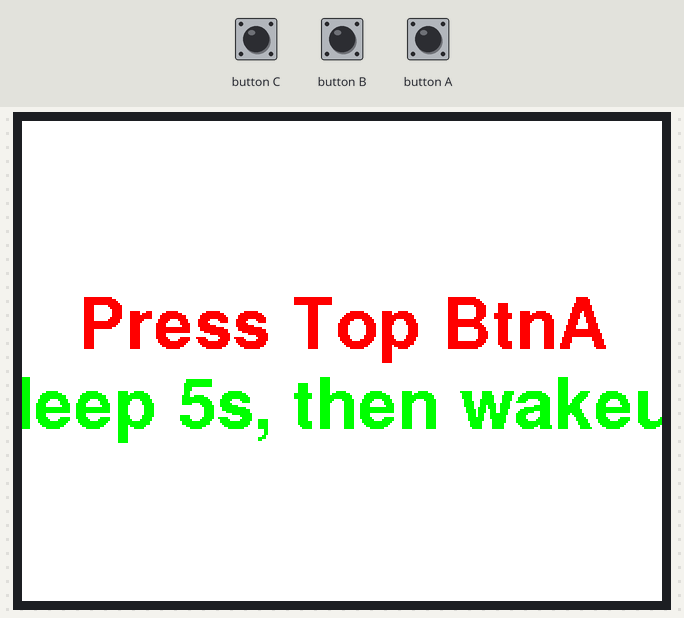
This sketch was run on a simulated ESP32. Shown: 320×240 colour display.

Above: at 0.4 s.

The sketch:

wakeup_1.ino
```cpp
#include <M5Unified.h>

M5Canvas canvas(&M5.Display);

static void drawEpdSleepScreen()
{
    const int w = M5.Display.width();
    const int h = M5.Display.height();

    canvas.fillSprite(WHITE);
    canvas.setTextDatum(middle_center);

    canvas.setFont(&fonts::FreeSansBold18pt7b);
    canvas.setTextColor(RED);
    canvas.drawString("Press Top BtnA", w / 2, h / 2 - 20);

    canvas.setTextColor(GREEN);
    canvas.drawString("Sleep 5s, then wakeup", w / 2, h / 2 + 20);

    canvas.pushSprite(0, 0);
}

void setup(void)
{
    auto cfg          = M5.config();
    cfg.clear_display = false;
    M5.begin(cfg);

    M5.Display.setEpdMode(epd_mode_t::epd_quality);

    canvas.createSprite(M5.Display.width(), M5.Display.height());
    drawEpdSleepScreen();
}

void loop(void)
{
    M5.update();

    if (M5.BtnA.wasPressed()) {
        M5.Power.timerSleep(5);
    }

    delay(10);
}
```
